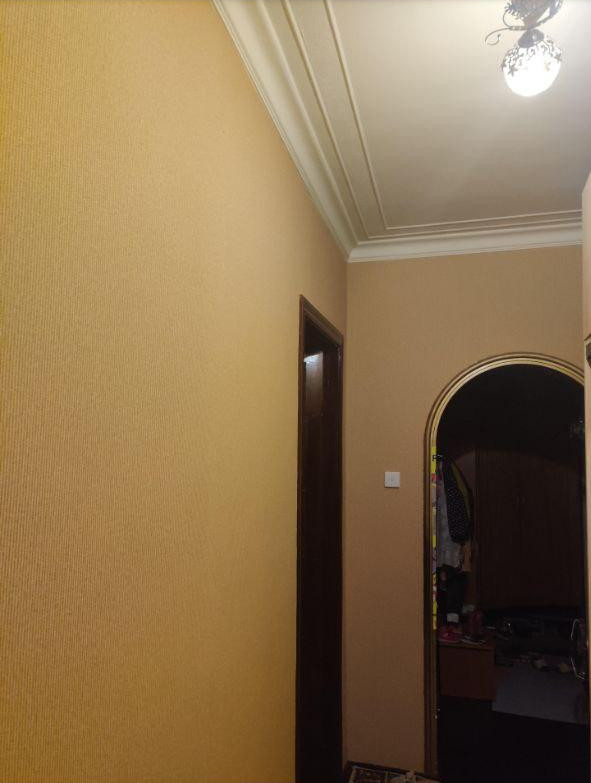
#> input picture colourWall.jpg, 591 x 783 px
$ python teste.py   (older library calls are emulated)
#> lines starting #> are read from the running program, lines starting #| are printed output that depends on the picture; after the words box and inside, x2 and y2 are one past the last pixel; in counts of white or black regions, pixels touching at a corner belong together
from statistics import mean
import numpy as np
import cv2
import imutils
from torch import floor

INPUT_IMAGE =  './img.webp'

def main ():

    # img = cv2.imread (INPUT_IMAGE, cv2.IMREAD_COLOR)
    # # img = img.astype(np.float)/255
    # cv2.imshow('Original', img)
    img = cv2.imread("colourWall.jpg")
#> img is the input picture: shape (783, 591, 3); mean B, G, R 79.4, 113.9, 138.9
    # img = cv2.imread("quadros.jpg")
    img = cv2.resize(img, (round(img.shape[0]/2), round(img.shape[1]/2)))
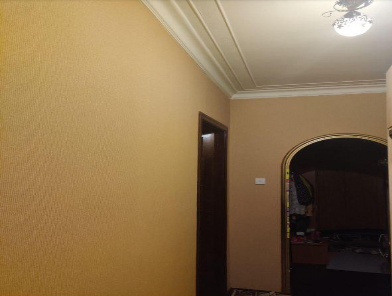
#> img: shape (296, 392, 3); mean B, G, R 79.3, 113.8, 138.8
    cImg = img.copy()
    gray_original = cv2.cvtColor(img, cv2.COLOR_BGR2GRAY)
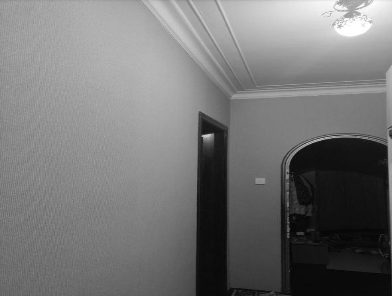
#> gray_original: shape (296, 392); min 3, max 255, mean 117.3
    gray = cv2.blur(gray_original, (5, 5))
    cv2.imshow("original", img)
    cv2.imshow("gray", gray)

    scale = 1
    delta = 0
    ddepth = cv2.CV_16S

    grad_x = cv2.Sobel(gray, ddepth, 1, 0, ksize=3, scale=scale, delta=delta, borderType=cv2.BORDER_DEFAULT)
    grad_y = cv2.Sobel(gray, ddepth, 0, 1, ksize=3, scale=scale, delta=delta, borderType=cv2.BORDER_DEFAULT)
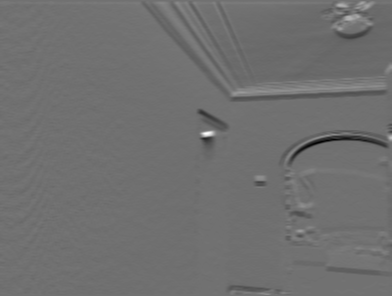
#> grad_y: shape (296, 392) int16; min -224, max 279, mean -3.4; drawn with min black and max white

    abs_grad_x = cv2.convertScaleAbs(grad_x)
    abs_grad_y = cv2.convertScaleAbs(grad_y)

    cv2.imshow('grad_x', abs_grad_x)
    cv2.imshow('grad_y', abs_grad_x)

    grad = cv2.addWeighted(abs_grad_x, 0.5, abs_grad_y, 0.5, 0)
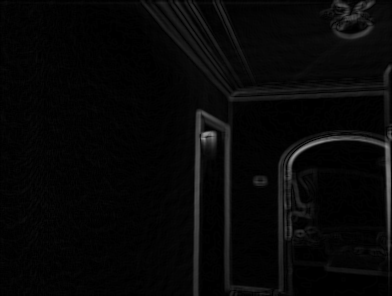
#> grad: shape (296, 392); min 0, max 153, mean 7.3

    cv2.imshow('grad', grad)

    ret, thresh = cv2.threshold(grad, 13, 255, cv2.THRESH_BINARY_INV)
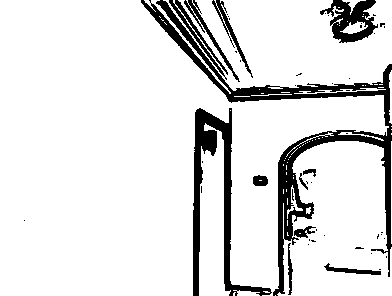
#> thresh: shape (296, 392); 88% white; 50 black regions (38 under 20 px)
    # ret, thresh = cv2.threshold(grad, 10, 255, cv2.THRESH_BINARY)

    cv2.imshow('thresh', thresh)

    c, h = cv2.findContours(thresh, cv2.RETR_EXTERNAL, cv2.CHAIN_APPROX_NONE)
#> c = 67 contours, 55 with area under 20; largest, box (x1, y1, x2, y2) and area: (0, 0, 389, 296) 68920, (277, 141, 392, 296) 13859, (163, 0, 392, 91) 12908, (199, 123, 231, 296) 3458, (144, 0, 231, 94) 242; h = 67 rows, first 6: [1, -1, -1, -1], [2, 0, -1, -1], [3, 1, -1, -1], [4, 2, -1, -1], [5, 3, -1, -1], [6, 4, -1, -1]

    areas = [cv2.contourArea(c1) for c1 in c]
#> areas = 67 values, max 68920.5 at index 66, min 0 at index 0, mean 1492
    maxAreaIndex = areas.index(max(areas))
#> maxAreaIndex = 66

    # for i in range(len(areas)):
    #     cv2.drawContours(cImg, c, i, (255, 0, 0), 1)
    gray_original = gray_original.astype(np.float32)/255
    cv2.drawContours(cImg, c, maxAreaIndex, (255, 0, 0), -1)
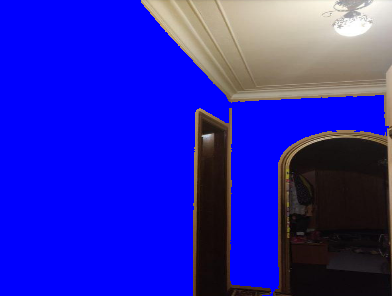
#> cImg: shape (296, 392, 3); mean B, G, R 184.5, 36.1, 40.9
    # cv2.drawContours(cImg, c, maxAreaIndex, (255, 0, 0), -1)
    cv2.imshow('output', cImg)

    img_hls = cv2.cvtColor(img, cv2.COLOR_BGR2HLS)
#> img_hls: shape (296, 392, 3); mean of channels 0, 1, 2 25.1, 109, 86.3

    for row in range(img.shape[0]):
        for col in range(img.shape[1]):
            if cImg[row][col][0] == 255 and cImg[row][col][1] == 0 and cImg[row][col][2] == 0 :
                img_hls[row][col] = [80,(img_hls[row][col][1]),183.6]
#> img_hls: shape (296, 392, 3); mean of channels 0, 1, 2 62.6, 109, 135.5
                # img_hls[row][col] = [80,((img_hls[row][col][1]*0.9) + (178.5*0.1)),183.6]
                # img_hls[row][col] = [80,204,183.6]

    img_hls = cv2.cvtColor(img_hls, cv2.COLOR_HLS2BGR)
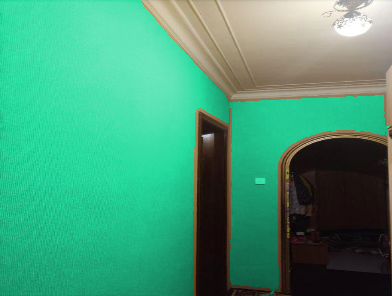
#> img_hls: shape (296, 392, 3); mean B, G, R 119.6, 154.9, 68.3
    cv2.imshow('changeColor', img_hls)


    cv2.waitKey ()
    cv2.destroyAllWindows ()

if __name__ == '__main__':
    main ()
